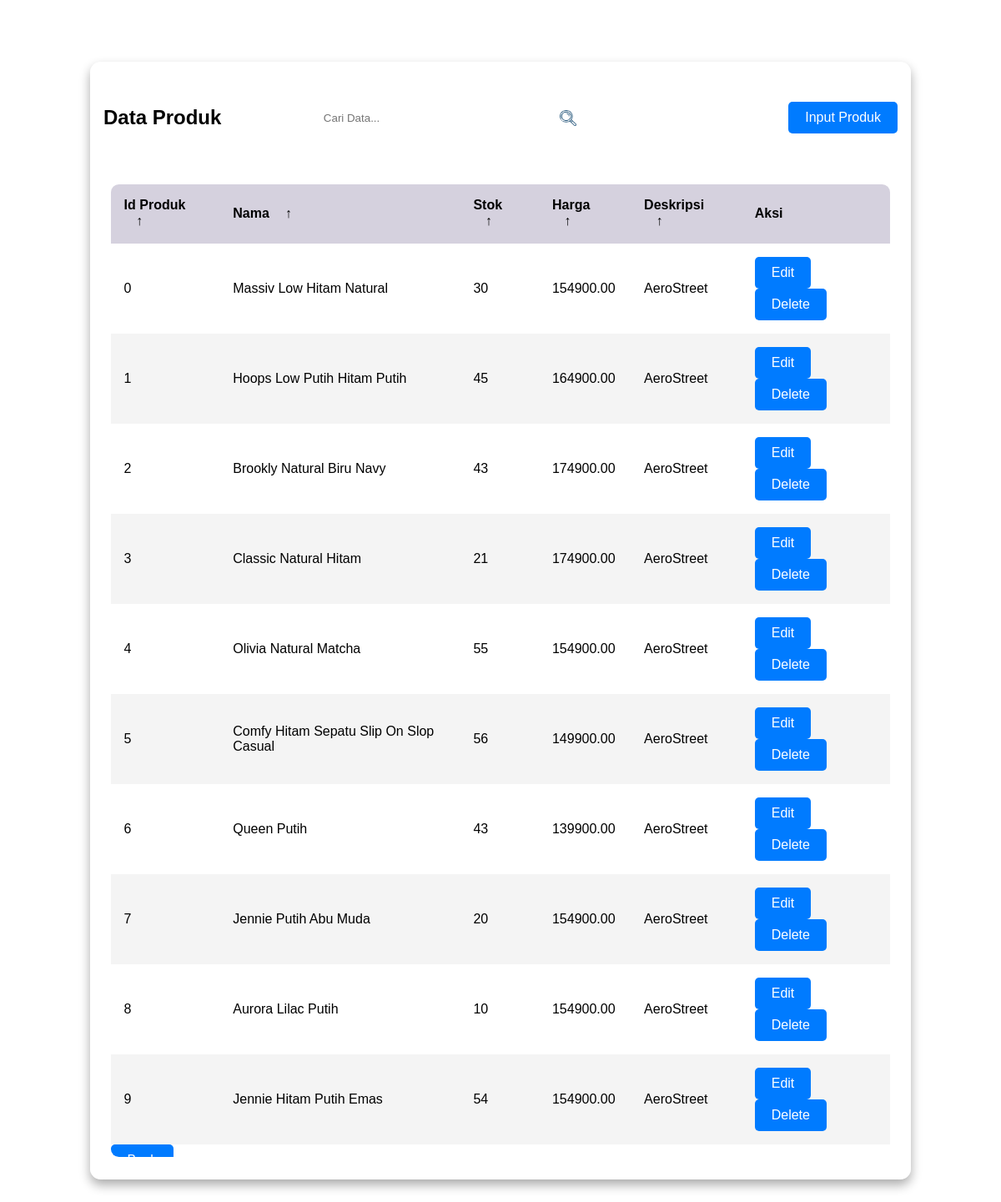
/WEB-ADMIN/Tabel_Produk.php, run on the app's committed database.
### tables this page shows
CREATE TABLE `products` (
  `id` int(11) NOT NULL,
  `name` varchar(255) NOT NULL,
  `stok` int(20) NOT NULL,
  `price` decimal(10,2) NOT NULL,
  `image` varchar(255) NOT NULL
);

### WEB-ADMIN/Tabel_Produk.php (the view, shortened to what this page needs)
<?php
include 'koneksi.php';
$sql = "SELECT id, NAME, stok, price FROM products";
$result = $conn->query($sql);
$products = array();
if ($result->num_rows > 0) {
    while($row = $result->fetch_assoc()) {
        $products[] = $row;
    }
} else {
    echo "0 results";
}
?>
<!DOCTYPE html>
<html lang="en">
<head>
    <link rel="stylesheet" href="style2.css">
</head>
<body>
    <main class="table" id="customers_table">
        <section class="table__header">
            <h1>Data Produk</h1>
            <div class="input-group">
                <input type="search" placeholder="Cari Data...">
                <img src="gambar/search-removebg-preview.png" alt="">
            </div>
            <div class="export__file">
                <label for="export-file" class="export__file-btn" title="Export File"></label>
            </div>
            <button onclick="location.href='proses/input_produk.php'">Input Produk</button>
        </section>
        <section class="table__body">
            <table>
                <thead>
                    <tr>
                        <th>Id Produk <span class="icon-arrow">&UpArrow;</span></th>
                        <th>Nama <span class="icon-arrow">&UpArrow;</span></th>
                        <th>Stok <span class="icon-arrow">&UpArrow;</span></th>
                        <th>Harga <span class="icon-arrow">&UpArrow;</span></th>
                        <th>Deskripsi <span class="icon-arrow">&UpArrow;</span></th>
                        <th>Aksi</th>
                    </tr>
                </thead>
                <tbody>
                    <?php foreach ($products as $product): ?>
                        <tr>
                            <td><?php echo $product['id']; ?></td>
                            <td><?php echo $product['NAME']; ?></td>
                            <td><?php echo $product['stok']; ?></td>
                            <td><?php echo $product['price']; ?></td>
                            <td>AeroStreet</td>
                            <td>
                                <button onclick="location.href='proses/edit_produk.php?id=<?php echo $product['id']; ?>'">Edit</button>
                                <button onclick="deleteProduct(<?php echo $product['id']; ?>)">Delete</button>
                            </td>
                        </tr>
                    <?php endforeach; ?>
                </tbody>
            </table>
            <a href="halamanutama.php"><button onclick="goBack()">Back</button></a>
        </section>
    </main>
</body>
</html>

### WEB-ADMIN/style2.css (style rules this page uses)
* { margin: 0; padding: 0; box-sizing: border-box; font-family: sans-serif; }
body { min-height: 100vh; background: url(images/html_table.jpg) center / cover; display: flex; justify-content: center; align-items: center; }
main.table { width: 82vw; height: 90vh; background-color: #fff5; backdrop-filter: blur(7px); box-shadow: 0 .4rem .8rem #0005; border-radius: .8rem; overflow: hidden; }
.table__header { width: 100%; height: 10%; background-color: #fff4; padding: .8rem 1rem; display: flex; justify-content: space-between; align-items: center; }
.table__header .input-group { width: 35%; height: 100%; background-color: #fff5; padding: 0 .8rem; border-radius: 2rem; display: flex; justify-content: center; align-items: center; transition: .2s; }
.table__header .input-group img { width: 1.2rem; height: 1.2rem; }
.table__header .input-group input { width: 100%; padding: 0 .5rem 0 .3rem; background-color: transparent; border: none; outline: none; }
.table__body { width: 95%; max-height: calc(89% - 1.6rem); background-color: #fffb; margin: .8rem auto; border-radius: .6rem; overflow: auto; overflow: overlay; }
table { width: 100%; }
table, th, td { border-collapse: collapse; padding: 1rem; text-align: left; }
thead th { position: sticky; top: 0; left: 0; background-color: #d5d1defe; cursor: pointer; text-transform: capitalize; }
tbody tr:nth-child(even) { background-color: #0000000b; }
tbody tr { --delay: .1s; transition: .5s ease-in-out var(--delay), background-color 0s; }
tbody tr td, tbody tr td p, tbody tr td img { transition: .2s ease-in-out; }
thead th span.icon-arrow { display: inline-block; width: 1.3rem; height: 1.3rem; border-radius: 50%; border: 1.4px solid transparent; text-align: center; font-size: 1rem; margin-left: .5rem; transition: .2s ease-in-out; }
.export__file { position: relative; }
.export__file .export__file-btn { display: inline-block; width: 2rem; height: 2rem; background: #fff6 url(images/export.png) center / 80% no-repeat; border-radius: 50%; transition: .2s ease-in-out; }
button { padding: 10px 20px; background-color: #007bff; color: #fff; border: none; border-radius: 5px; cursor: pointer; font-size: 16px; transition: background-color 0.3s ease; }

### data on the page
products: id "0", name "Massiv Low Hitam Natural", stok "30", price "154900.00"
products: id "1", name "Hoops Low Putih Hitam Putih", stok "45", price "164900.00"
products: id "2", name "Brookly Natural Biru Navy", stok "43", price "174900.00"
products: id "3", name "Classic Natural Hitam", stok "21", price "174900.00"
products: id "4", name "Olivia Natural Matcha", stok "55", price "154900.00"
products: id "5", name "Comfy Hitam Sepatu Slip On Slop Casual", stok "56", price "149900.00"
products: id "6", name "Queen Putih", stok "43", price "139900.00"
products: id "7", name "Jennie Putih Abu Muda", stok "20", price "154900.00"
products: id "8", name "Aurora Lilac Putih", stok "10", price "154900.00"
products: id "9", name "Jennie Hitam Putih Emas", stok "54", price "154900.00"
